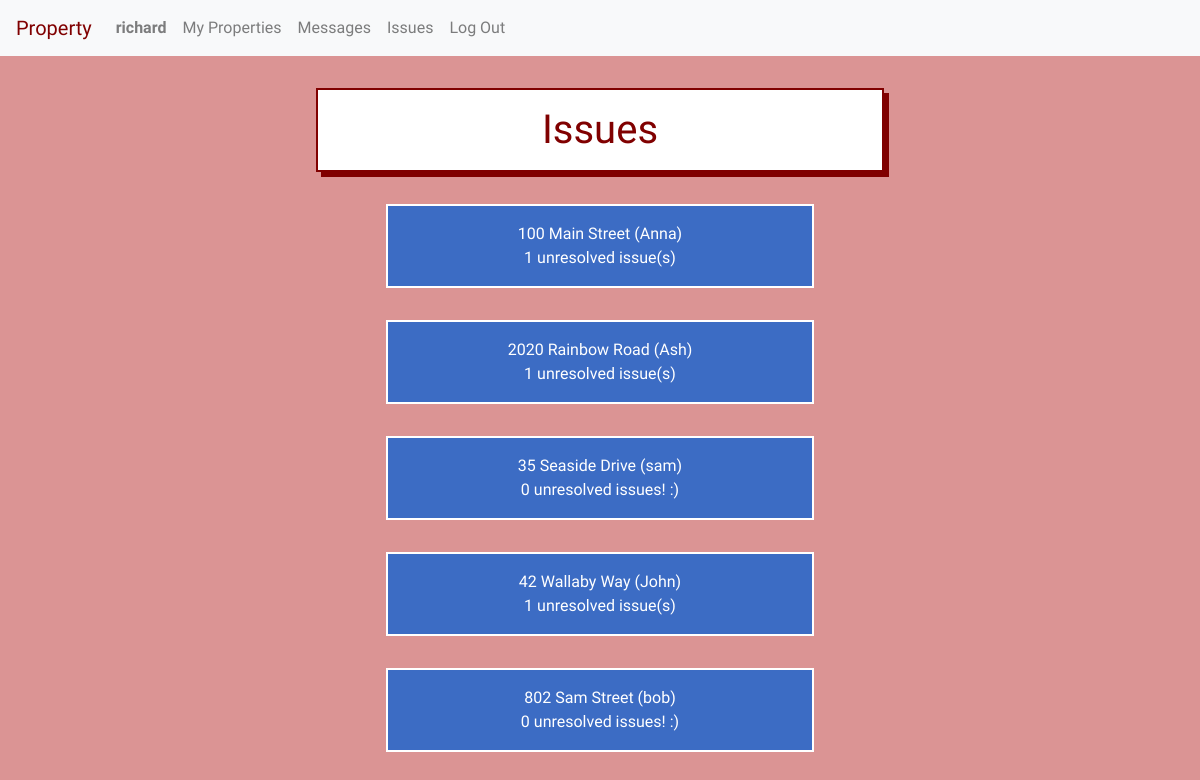
The app's page /property/issues (signed in), older data.
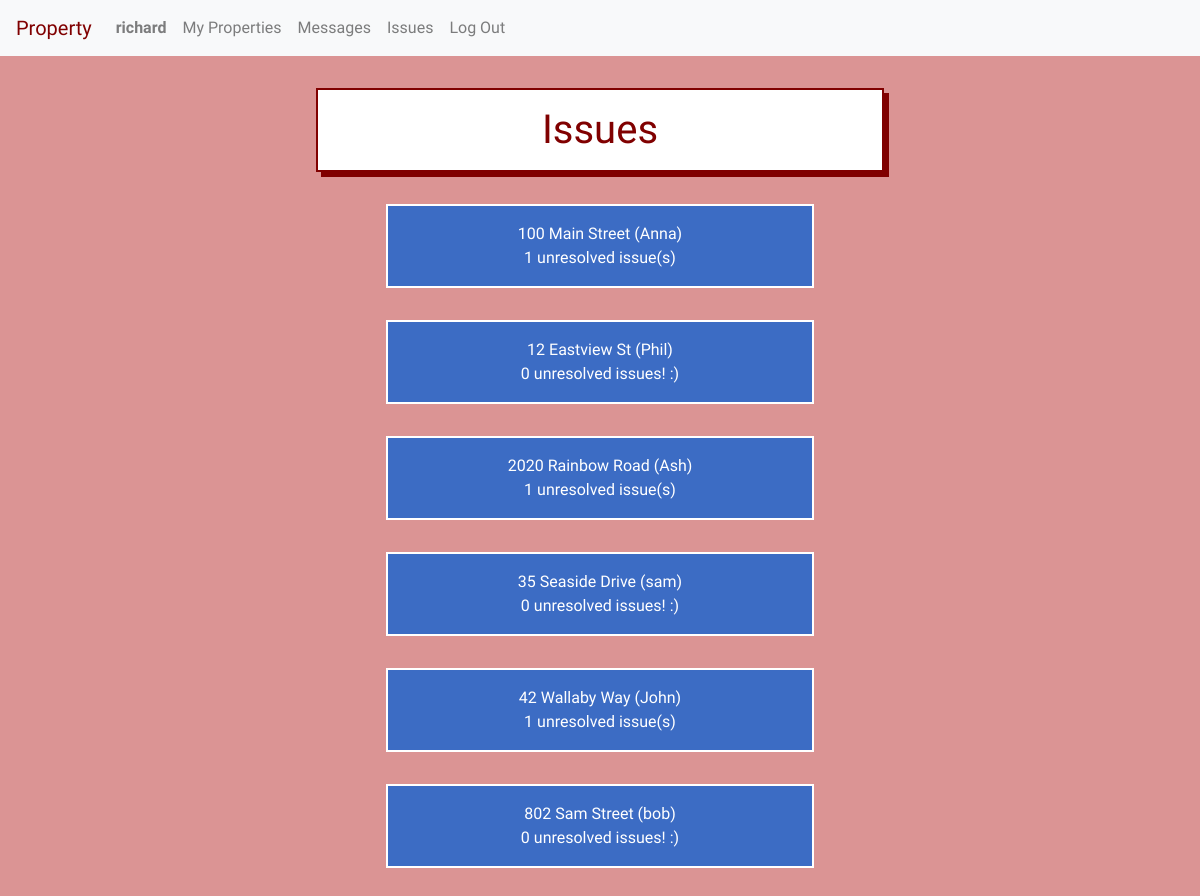
The same page, newer data.
### property/models.py (models this page shows, shortened)
class Unit(models.Model):
    manager = models.ForeignKey(User, on_delete=models.CASCADE, related_name="managers")
    tenant = models.ForeignKey(User, on_delete=models.CASCADE, related_name="tenants", blank=True, null=True)
    address = models.CharField(max_length=200)
    image = models.ImageField(blank=True, upload_to='unit_images/')
    lease = models.FileField(blank=True, upload_to='leases/')
    def __str__(self):
        return f"{self.address}"

class User(AbstractUser):
    tenant = models.BooleanField(default=True)
    manager = models.BooleanField(default=False)
    profile_picture = models.ImageField(blank=True, null=True, upload_to='profile_images/')

### property/views.py (the view)
# urls.py: path("issues", views.issues, name="issues"),
@login_required
def issues(request):
    if request.method == "GET":
        if request.user.tenant:
            try:
                unit_count = Unit.objects.filter(tenant=request.user).count()
            except ObjectDoesNotExist:
                unit_count = 0
            if unit_count != 1:
                return render(request, 'property/issues.html')
            else:
                unit = Unit.objects.get(tenant=request.user)
                return HttpResponseRedirect(reverse("unit_issues", kwargs={'unit_id': unit.id}))
        else:
            try:
                units = Unit.objects.filter(manager=request.user).exclude(tenant=None).order_by('address')
            except ObjectDoesNotExist:
                units = None
            unresolved_counts = []
            for unit in units:
                try:
                    unresolved_count = Issue.objects.filter(unit_id=unit.id).filter(resolved=False).count()
                except ObjectDoesNotExist:
                    unresolved_count = None
                unresolved_counts.append(unresolved_count)
            zipped_issues_info = zip(unresolved_counts, units)
            return render(request, 'property/issues.html', {
                "issues_info": zipped_issues_info
            })
    else:
        return render(request, 'property/error.html')

### property/templates/property/issues.html
{% extends "property/layout.html" %}
{% block body %}
<h1>Issues</h1>
{% if user.tenant %}
    <br><br>
    You must claim an address and property manager before you can report or view issues.
{% else %}
    {% if issues_info %}
        <div class="list-container">
            {% for count, unit in issues_info %}
                <a href="{% url 'unit_issues' unit.id %}">
                    <div class="listed-item-link">
                        {{unit}} ({{unit.tenant.first_name}})
                        <br>
                        {% if count %}
                        {{count}} unresolved issue(s)
                        {% else %}
                        0 unresolved issues! :)
                        {% endif %}
                    </div>
                </a>
            {% endfor %}
        </div>
    {% else %}
        <br><br>
        You must add a property with a tenant before you can see see issues.
    {% endif %}
{% endif %}
{% endblock %}

Row changes from the older to the newer data that the page shows:
added Unit: address "12 Eastview St", tenant.first_name "Phil", shows "0 unresolved issues! :)"
